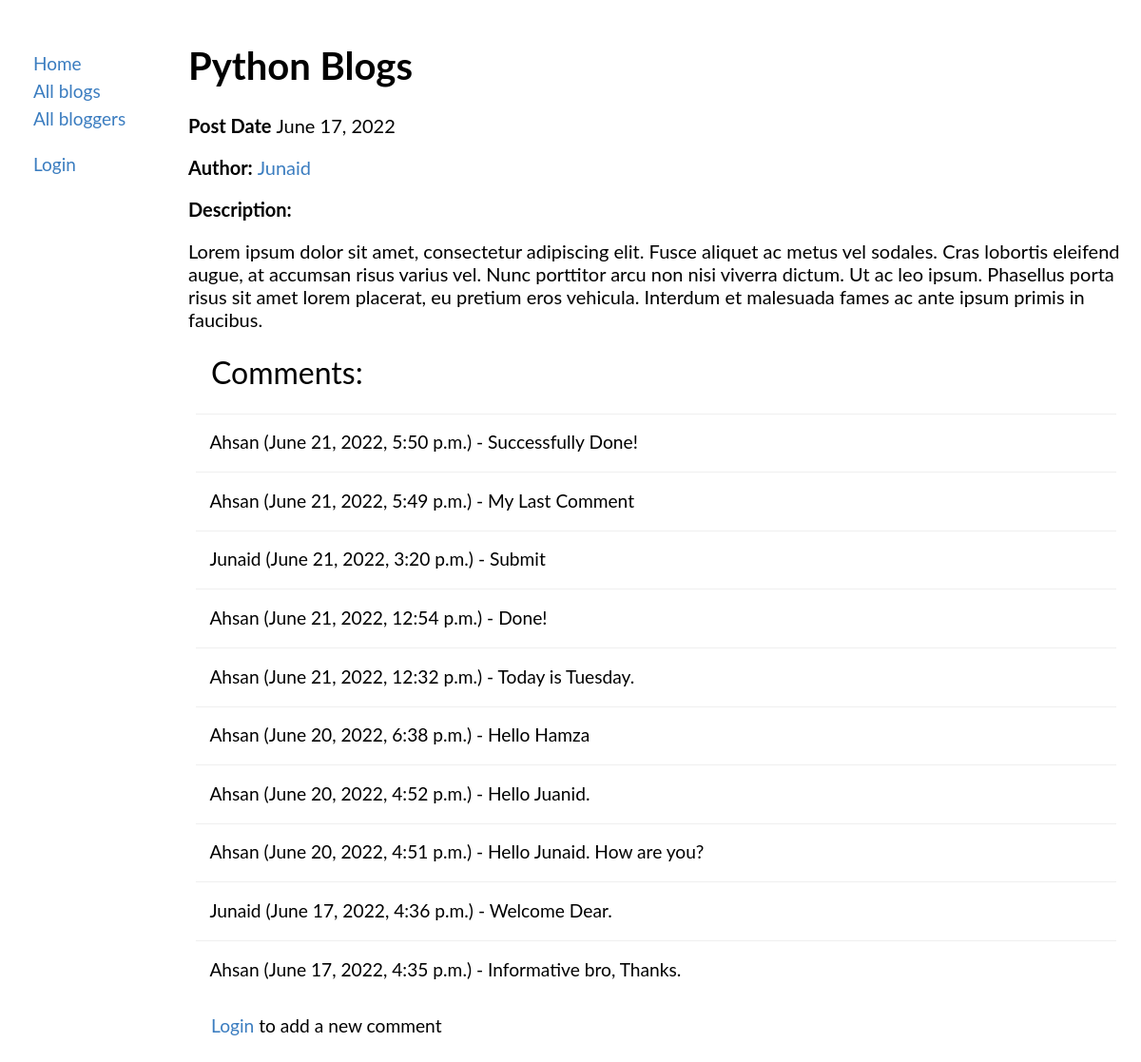
The app's page /blog/2/ with its own data.
### blog/models.py (models this page shows, shortened)
class Blog(models.Model):
    author = models.ForeignKey(BlogAuthor, on_delete=models.CASCADE, related_name='blogs')
    blog_name = models.CharField(max_length=200)
    blog_desc = models.TextField()
    post_date = models.DateTimeField(auto_now_add=True)
    class Meta:
        ordering = ['-post_date']

class BlogAuthor(models.Model):
    user = models.OneToOneField(User, on_delete=models.CASCADE, primary_key=True)
    author_name = models.CharField(max_length=200)
    author_bio = models.TextField()
    def __str__(self):
        return self.author_name

class BlogComment(models.Model):
    blog = models.ForeignKey(Blog, on_delete=models.CASCADE, related_name='comments')
    comment_desc = models.TextField('Description:')
    comment_date = models.DateTimeField(auto_now_add=True)
    user = models.ForeignKey(User, on_delete=models.CASCADE)
    class Meta:
        ordering = ['-comment_date']

### blog/views.py (the view)
# urls.py: path('blog/<int:pk>/', views.BlogsDetailView.as_view(), name='blogsdetails'),
class BlogsDetailView(generic.DetailView):
    model = Blog
    template_name = 'blog/blogsdetails.html'

### blog/templates/blog/blogsdetails.html (shortened to what this page needs)
{% extends "blog/base.html" %}
{% block content %}
<h1>{{ blog.blog_name }}</h1>
<p><strong>Post Date </strong>{{ blog.post_date | date }}</p>
<p><strong>Author: </strong><a href="{% url 'blog:bloggersdetails' blog.author_id %}">{{ blog.author }}</a></p>
<strong>Description: </strong><p>{{ blog.blog_desc }}</p>
<p style="margin: 1.5rem; font-size: 2rem">Comments: </p>
    {% for x in blog.comments.all %}
        <fieldset style="margin: .5rem; font-size: 1.2rem; border-width: 1px 0 0; padding-top: 1.1rem">
        {{ x.user }} ({{ x.comment_date }}) - {{ x.comment_desc }}
        </fieldset>
    {% endfor %}
<p style="margin: 1.5rem; font-size: 1.2rem">
 {% if user.is_authenticated %}
        <a href="{% url 'blog:blog_comment' blog.id %}">Add a new comment</a>
 {% else %}
     <a href="{% url 'login' %}?next={{request.path}}">Login</a> to add a new comment
 {% endif %}
</p>
{% endblock content %}

### records on screen
Blog: blog_name "Python Blogs", post_date "June 17, 2022", author "Junaid", blog_desc "Lorem ipsum dolor sit amet, consectetur adipiscing elit. Fusce aliquet ac metus vel sodales. Cras lobortis eleifend augue, at accumsan risus varius vel. Nunc porttitor arcu non nisi viverra dictum. Ut ac leo ipsum. Phasellus porta risus sit amet lorem placerat, eu pretium eros vehicula. Interdum et malesuada fames ac ante ipsum primis in faucibus."
BlogComment: user "Ahsan", comment_date "June 21, 2022, 5:50 p.m.", comment_desc "Successfully Done!"
BlogComment: user "Ahsan", comment_date "June 21, 2022, 5:49 p.m.", comment_desc "My Last Comment"
BlogComment: user "Junaid", comment_date "June 21, 2022, 3:20 p.m.", comment_desc "Submit"
BlogComment: user "Ahsan", comment_date "June 21, 2022, 12:54 p.m.", comment_desc "Done!"
BlogComment: user "Ahsan", comment_date "June 21, 2022, 12:32 p.m.", comment_desc "Today is Tuesday."
BlogComment: user "Ahsan", comment_date "June 20, 2022, 6:38 p.m.", comment_desc "Hello Hamza"
BlogComment: user "Ahsan", comment_date "June 20, 2022, 4:52 p.m.", comment_desc "Hello Juanid."
BlogComment: user "Ahsan", comment_date "June 20, 2022, 4:51 p.m.", comment_desc "Hello Junaid. How are you?"
BlogComment: user "Junaid", comment_date "June 17, 2022, 4:36 p.m.", comment_desc "Welcome Dear."
BlogComment: user "Ahsan", comment_date "June 17, 2022, 4:35 p.m.", comment_desc "Informative bro, Thanks."
